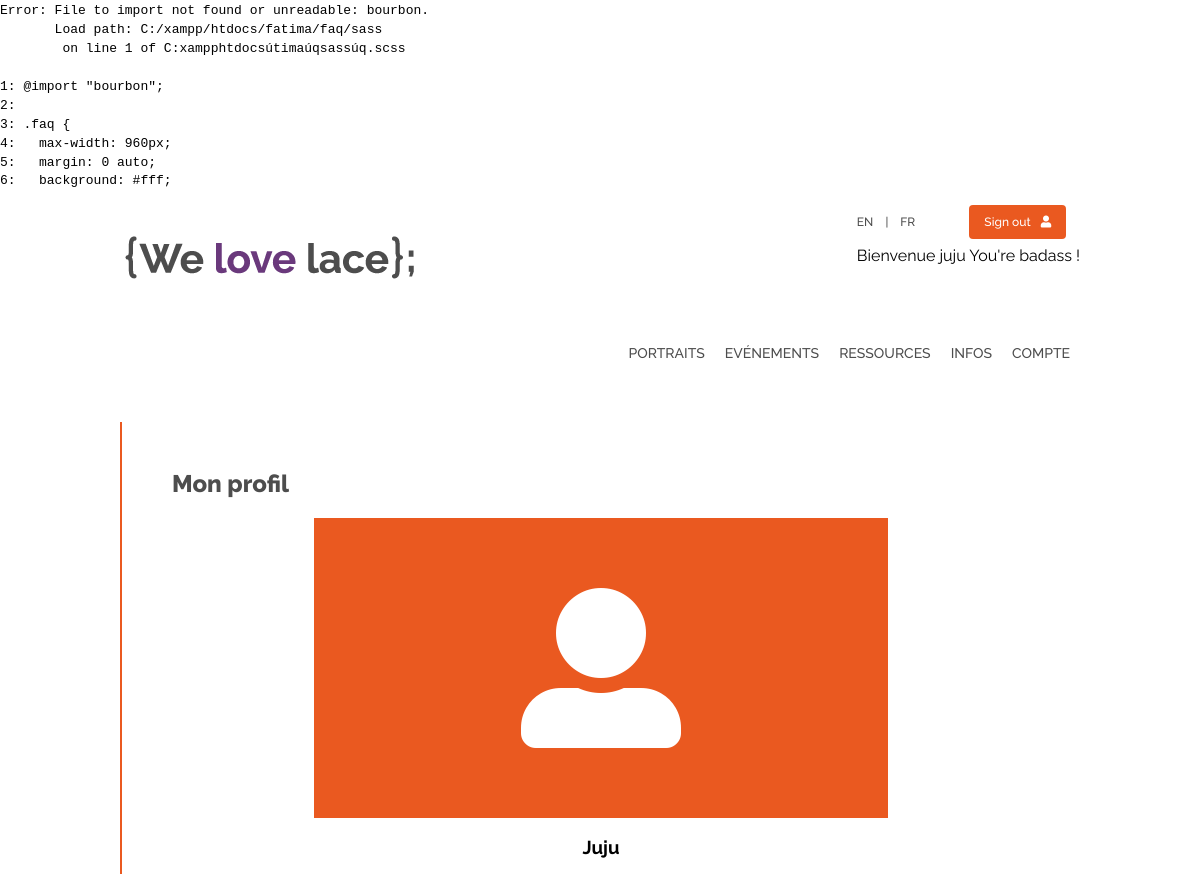
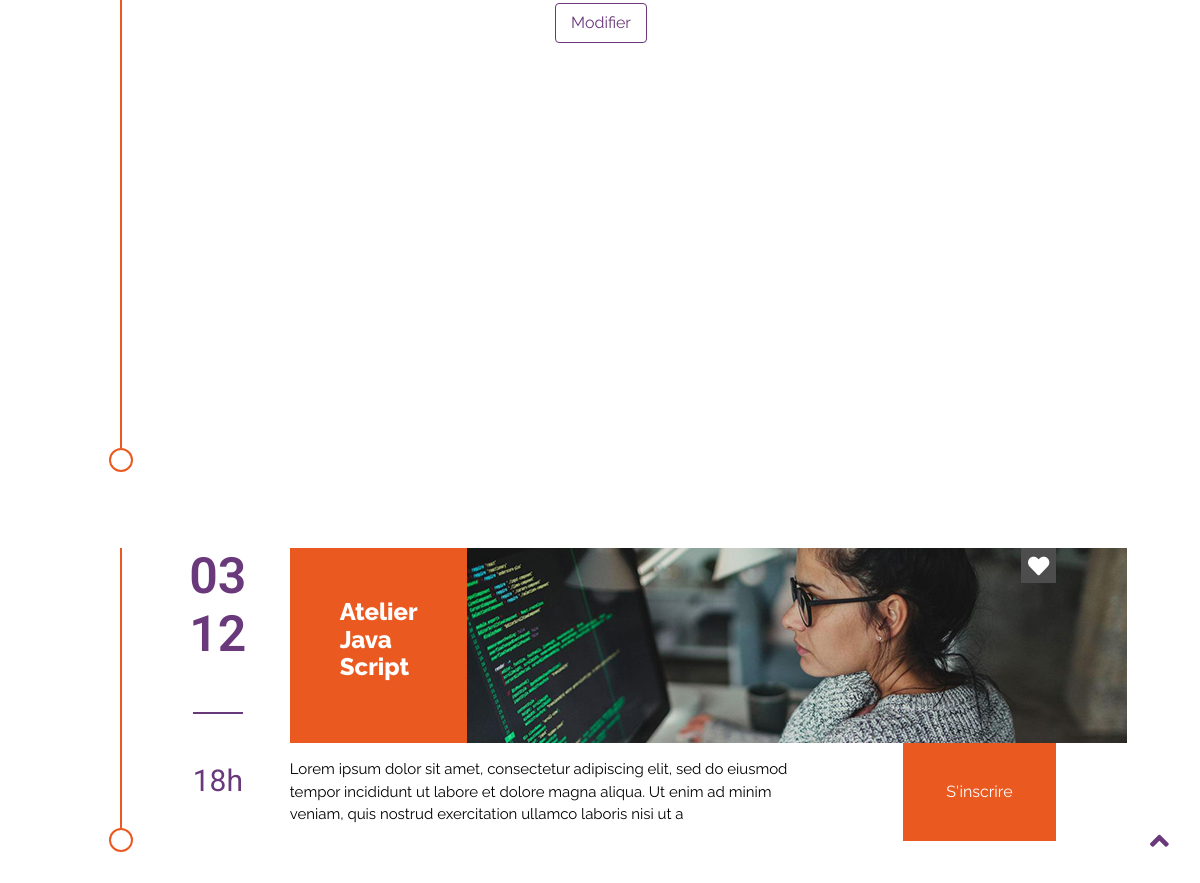
Screenshot of /juju/index.php?page=compte (signed in) with the database file from the repository (2 pictures, top to bottom).
### tables this page shows
CREATE TABLE `t_personne` (
  `id` smallint(6) NOT NULL,
  `pseudo` varchar(100) NOT NULL,
  `email` varchar(100) NOT NULL,
  `password` varchar(200) NOT NULL,
  `description` text,
  `photo` varchar(50) DEFAULT NULL
);

CREATE TABLE `t_participation` (
  `id` smallint(6) NOT NULL,
  `idPersonne` smallint(6) NOT NULL,
  `idEvenement` smallint(6) NOT NULL
);

CREATE TABLE `t_evenement` (
  `id` smallint(6) NOT NULL,
  `nom` varchar(100) NOT NULL,
  `lieu` varchar(100) NOT NULL,
  `date` date NOT NULL,
  `heure` time NOT NULL,
  `description` text NOT NULL,
  `type` varchar(100) NOT NULL,
  `image` varchar(50) NOT NULL
);

### juju/pages/compte.php (the view, shortened to what this page needs)
<?php
require_once('./config.php');
try {
    $pdo = new PDO(MYSQL_DSN, DB_USER, DB_PWD);
} catch (PDOException $e) {
    echo $e->getMessage();
    $pdo = null;
    die();
}
if(isset($_SESSION['id'])) {
    $statement = $pdo->prepare('SELECT * FROM t_personne WHERE id = :id');
    $statement->bindValue(':id', $_SESSION['id'], PDO::PARAM_INT);
    $statement->execute();
    $personne = $statement->fetchAll(PDO::FETCH_ASSOC);
    $statement2 = $pdo->prepare('SELECT *, DATE_FORMAT(date, "%d") as jour, DATE_FORMAT(date, "%m") as mois FROM t_evenement INNER JOIN t_participation ON t_evenement.id = t_participation.idEvenement WHERE t_participation.idPersonne = :idPersonne;');
    $statement2->bindvalue(':idPersonne',$_SESSION['id'], PDO::PARAM_INT);
    $statement2->execute();
    $participation = $statement2->fetchAll(PDO::FETCH_ASSOC);
}
?>
<div id="compteSection">
    <div id="profil">
        <h2>Mon profil</h2>
        <div id="profilDetail">
            <?php
            echo '<div id="photo">';
            if (!empty($personne[0]['photo'])) {
                echo '<img src="' . $personne[0]['photo'] . '" alt="Ma photo">';
            }
            else {
                echo '<div id="userLogo"><i class="fas fa-user-alt fa-10x"></i></div>';
            }
            echo '</div><div id="profilDesc"><h3>' . ucfirst($personne[0]['pseudo']) . '</h3><p>' . $personne[0]['description'] . '</p></div>';
            ?>
            <button id="profilBtn">Modifier</button>
        </div>
    </div>
<div id="compteEventSection">
<?php
    for($i = 0; $i < count($participation); $i++){
        $time = explode(":", $participation[$i]['heure']);
        echo '<div class="eventParent"><div class="dateHeure"><div class="date"><p>'  . $participation[$i]['jour'] . '</p><p>' . $participation[$i]['mois'] . '</p></div><p>' . $time[0] . 'h</p></div>';
        echo '<div class="eventDetail"><div class="nomImg"><h2>' . $participation[$i]['nom'] . '</h2>';
        echo '<button class="boutonLike" disable>';
        echo '<i class="fas fa-heart fa-lg"></i></button><img src="./img/evenements/' . $participation[$i]['image'] . '.jpg"></div><div class="descriptionIns"><div class="description"><p>' . substr($participation[$i]['description'],0,200). '</p><button><i class="fas fa-chevron-right fa-rotate-90"></i></button><button class="facebook-share" data-js="facebook-share">Partager</button></div><button class="inscriptionBtn" data-id="' .  $participation[$i]['id'] . '">S\'inscrire</button></div></div>';
    }
?>
</div>

### rows the page displays
t_personne: pseudo "Juju"
t_participation: jour "03", mois "12", idEvenement.heure "18", idEvenement.nom "Atelier Java Script", idEvenement.image (picture), idEvenement.description "Lorem ipsum dolor sit amet, consectetur adipiscing elit, sed do eiusmod tempor incididunt ut labore et dolore magna aliqua. Ut enim ad minim veniam, quis nostrud exercitation ullamco laboris nisi ut a"

### other values shown
$_SESSION['pseudo'] "juju"
